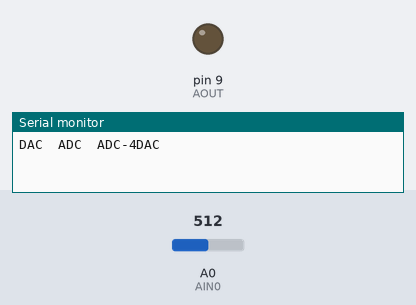
A sketch run on a simulated Arduino Uno, built with avr-gcc and run on an emulated ATmega328P. On the bench: output pins drawn as LEDs (lit = HIGH), the last lines printed to the serial monitor. The inputs (shaded band) are chosen by the test bench; at power-on: A0 (AIN0) = 512.

Above: at 0.05 s.
At 3.95 s:
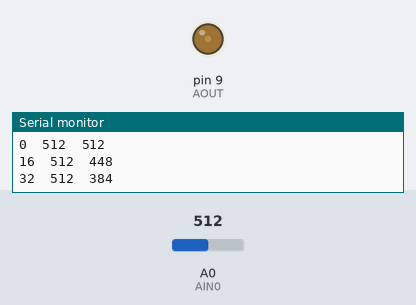
At 7.95 s:
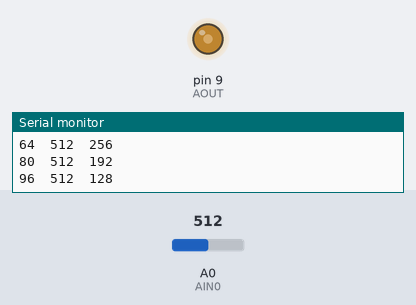
At 15.95 s:
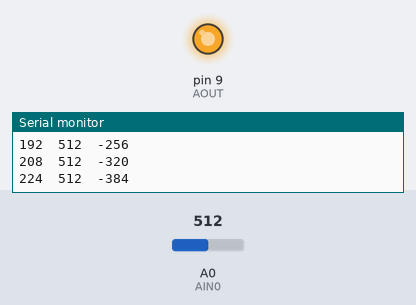
Timing chart, 0 to 20.8 s (numbered marks = the images above):
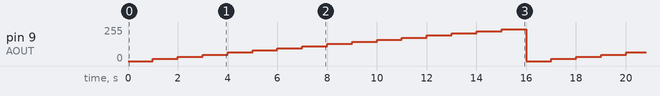

Measured:
- by itself, pin 9 (AOUT): repeats every 16.0 s: 32/255 1.0 s, 48/255 1.0 s, 64/255 1.0 s, 80/255 1.0 s, 96/255 1.0 s, 112/255 1.0 s, 128/255 1.0 s, 144/255 1.0 s, 160/255 1.0 s, 176/255 1.0 s, 192/255 1.0 s, 208/255 1.0 s, 224/255 1.0 s, 240/255 1.0 s, 0/255 1.0 s, 16/255 1.0 s

The sketch:

adda.ino
```cpp
// (licence header left out)
const int AOUT = 9; // IO9 is PWM output
const int AIN0 = 0; // AIN0 is analog input

void setup()
{
  pinMode(AOUT, OUTPUT); // configure PWM output
  Serial.begin(19200); // baud rate of console output
  Serial.println("DAC\tADC\tADC-4DAC");
}

void loop()
{
  int i, val;
  for (i=0; i<256; i+=16)
  {
    analogWrite(AOUT, i); // set PWM value from 0 to 255
    delay(1000);
    Serial.print(i); // console output of DAC (PWM) value
    Serial.print("\t");
    val = analogRead(AIN0); // read ADC result
    Serial.print(val); // console output of ADC result
    Serial.print("\t");
    Serial.println(val - 4*i); // calculate deviation and output it
  }
}
```
